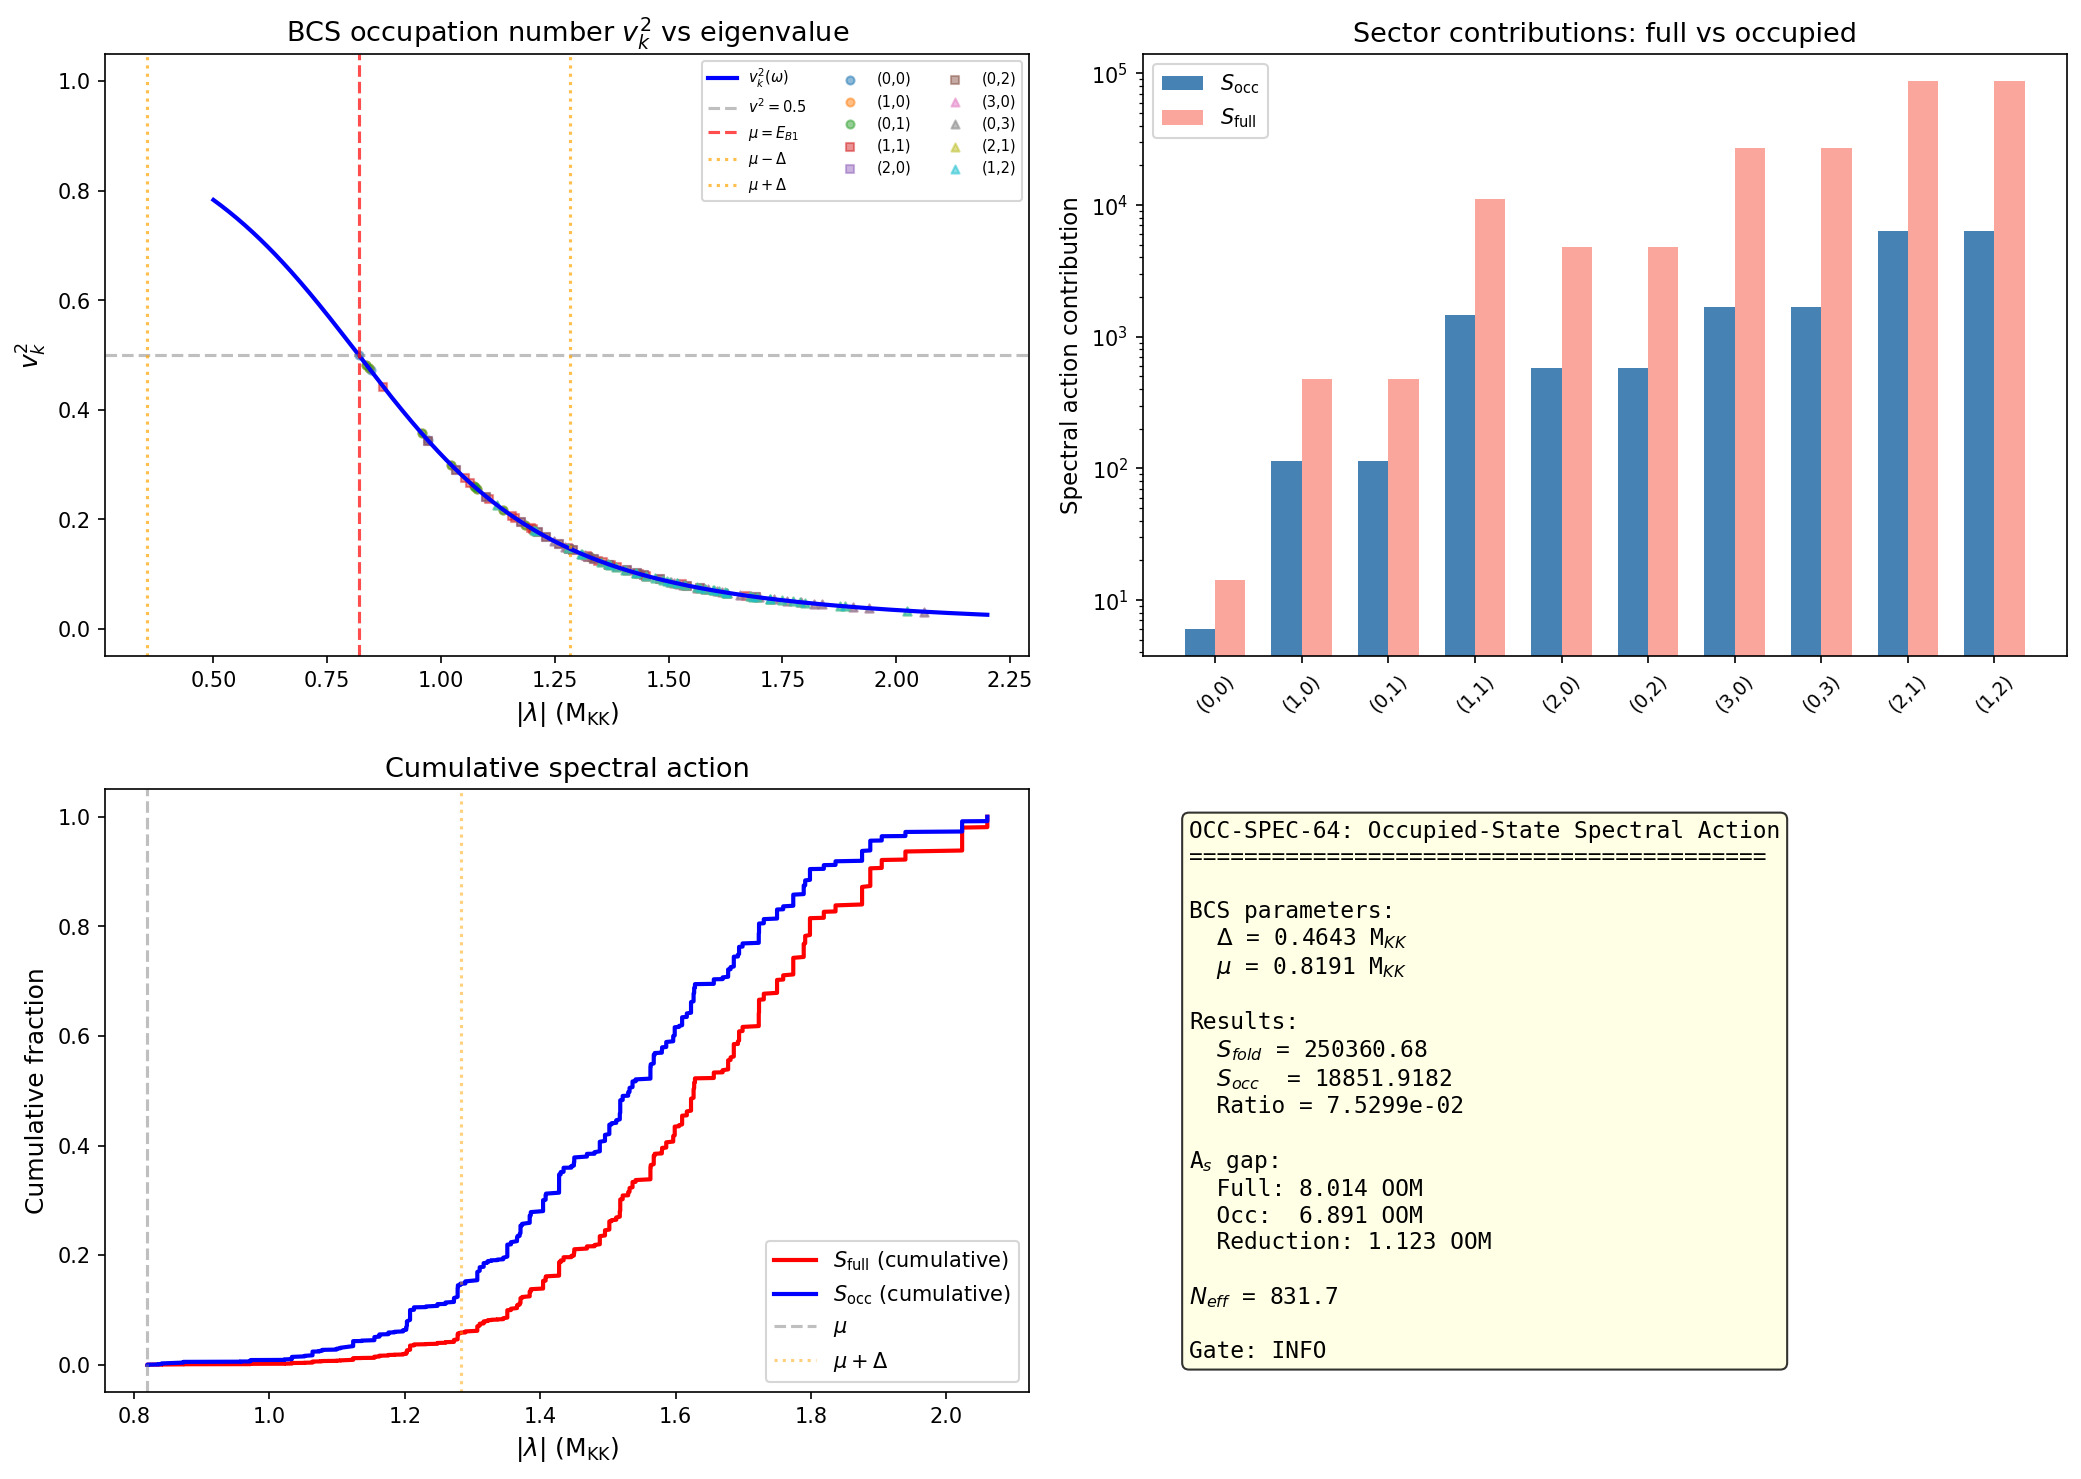

The Python source for this figure:
#!/usr/bin/env python3
"""
OCC-SPEC-64: Occupied-State Spectral Action at tau = 0.190
============================================================

Computes S_occ = sum_{(p,q)} dim(p,q)^2 * sum_j v^2(lambda_j) * |lambda_j|

where v^2(lambda) is the BCS occupation number:
    v_k^2 = (1/2)(1 - xi_k / E_k)
    xi_k  = |lambda_k| - mu
    E_k   = sqrt(xi_k^2 + Delta^2)

The full spectral action S_fold = 250,361 sums ALL eigenvalues equally.
Only occupied modes contribute to physical observables. The BCS occupation
numbers v_k^2 weight each mode by its pair correlation.

Gate: OCC-SPEC-64
  INFO: Report S_occ and revised A_s gap
  Notable: S_occ < 100 => A_s problem significantly reduced

Input: D_K eigenvalues from s36_sfull_tau_stabilization.npz
       Delta = Delta_0_OES = 0.464 M_KK (canonical)
       mu = E_B1 = 0.819 M_KK (BCS chemical potential)  # (local)
Output: s64_occ_spec.{npz,png}

Session 64, Gen-Physicist agent
"""

import numpy as np
import matplotlib.pyplot as plt
import os
import sys
import time

t_start = time.time()

# --- Setup paths ---
SCRIPT_DIR = os.path.dirname(os.path.abspath(__file__))
sys.path.insert(0, SCRIPT_DIR)
ARCHIVE_DIR = os.path.join(os.path.dirname(SCRIPT_DIR), 'computations/_shared')

from canonical_constants import (
    tau_fold, Delta_0_OES, E_B1, S_fold, A_s_CMB,
    E_B2_mean, E_B3_mean, rho_B2_per_mode,
    E_cond, n_pairs
)

print("=" * 70)
print("OCC-SPEC-64: Occupied-State Spectral Action")
print("=" * 70)

# =========================================================================
# 1. LOAD EIGENVALUE DATA
# =========================================================================
print("\n--- 1. Loading eigenvalue data from S36 ---")

data_path = os.path.join(ARCHIVE_DIR, 's36_sfull_tau_stabilization.npz')
d = np.load(data_path, allow_pickle=True)

sectors = [(0,0), (1,0), (0,1), (1,1), (2,0), (0,2), (3,0), (0,3), (2,1), (1,2)]

def dim_pq(p, q):
    return (p + 1) * (q + 1) * (p + q + 2) // 2

# Extract eigenvalues at tau = 0.190
eigenvalue_data = {}
total_evals = 0  # (local)
for p, q in sectors:
    key = f'evals_tau0.190_{p}_{q}'
    evals = d[key]
    eigenvalue_data[(p, q)] = evals
    total_evals += len(evals) * dim_pq(p, q)  # with PW degeneracy
    dpq = dim_pq(p, q)
    print(f"  ({p},{q}): dim={dpq}, n_block_evals={len(evals)}, "
          f"|lambda| range = [{np.min(np.abs(evals)):.6f}, {np.max(np.abs(evals)):.6f}]")

# Verify S_fold reproduction
S_full_check = 0.0  # (local)
for p, q in sectors:
    evals = eigenvalue_data[(p, q)]
    dpq = dim_pq(p, q)
    S_full_check += dpq**2 * np.sum(np.abs(evals))

print(f"\n  S_fold (reproduced) = {S_full_check:.2f}")
print(f"  S_fold (canonical)  = {S_fold:.2f}")
print(f"  Match: {abs(S_full_check - S_fold) / S_fold:.2e}")

# =========================================================================
# 2. BCS PARAMETERS
# =========================================================================
print("\n--- 2. BCS parameters ---")

Delta = Delta_0_OES   # 0.464 M_KK (OES/pair-addition gap)
mu = E_B1             # 0.819 M_KK (BCS chemical potential = B1 mode energy)

print(f"  Delta (BCS gap)       = {Delta:.6f} M_KK")
print(f"  mu (chemical pot)     = {mu:.6f} M_KK")
print(f"  E_B2_mean             = {E_B2_mean:.6f} M_KK")
print(f"  E_B3_mean             = {E_B3_mean:.6f} M_KK")

# =========================================================================
# 3. COMPUTE BCS OCCUPATION NUMBERS
# =========================================================================
print("\n--- 3. BCS occupation numbers v_k^2 ---")

def bcs_occupation(omega, mu, Delta):
    """
    BCS occupation number v_k^2 for a mode at frequency omega.

    v_k^2 = (1/2)(1 - xi_k / E_k)

    xi_k = |omega| - mu  (single-particle energy relative to Fermi level)
    E_k = sqrt(xi_k^2 + Delta^2)  (Bogoliubov quasiparticle energy)

    For xi >> Delta: v_k^2 -> 0 (unoccupied, above Fermi surface)
    For xi << -Delta: v_k^2 -> 1 (fully occupied, deep below Fermi surface)
    For xi = 0: v_k^2 = 1/2 (at Fermi surface)

    Args:
        omega: eigenvalue frequencies |lambda| (array or scalar)
        mu: chemical potential (scalar)
        Delta: BCS gap (scalar)

    Returns:
        v_sq: occupation numbers v_k^2 (same shape as omega)
    """
    xi = np.abs(omega) - mu
    E_k = np.sqrt(xi**2 + Delta**2)
    v_sq = 0.5 * (1.0 - xi / E_k)
    return v_sq

# Show v_k^2 for the 8 BCS modes in (0,0) sector
evals_00 = eigenvalue_data[(0, 0)]
omega_00 = np.abs(evals_00)
# Sort by magnitude for display
omega_sorted = np.sort(omega_00)
v2_00 = bcs_occupation(omega_sorted, mu, Delta)

# The 8 BCS modes are: 4 B2 (degenerate) + 1 B1 + 3 B3 (degenerate)
# From canonical_constants: E_B1=0.819, E_B2_mean=0.845, E_B3_mean=0.978
# The (0,0) sector has 16 eigenvalues (dim=1, block size=1*16=16)
# These come in +/- pairs due to chirality

unique_omega_00 = np.unique(np.round(omega_sorted, 6))
print(f"\n  (0,0) sector: {len(omega_sorted)} eigenvalues, {len(unique_omega_00)} unique |lambda|")
print(f"  Unique |lambda| values and BCS occupations:")
for om in unique_omega_00:
    v2 = bcs_occupation(om, mu, Delta)
    xi = om - mu
    print(f"    |lambda| = {om:.6f}, xi = {xi:+.6f}, v^2 = {v2:.6f}")

# =========================================================================
# 4. COMPUTE S_occ (OCCUPIED-STATE SPECTRAL ACTION)
# =========================================================================
print("\n--- 4. Occupied-state spectral action ---")

S_occ_total = 0.0  # (local)
S_full_total = 0.0  # (local)
sector_results = {}

print(f"\n  {'Sector':>8} {'dim':>4} {'dim^2':>6} {'S_bare':>10} {'S_occ_bare':>12} "
      f"{'<v^2>':>8} {'S_occ':>12} {'S_full':>12} {'frac':>8}")
print("  " + "-" * 95)

for p, q in sectors:
    evals = eigenvalue_data[(p, q)]
    dpq = dim_pq(p, q)
    mult = dpq**2
    omega = np.abs(evals)

    # Full spectral action contribution
    S_bare_full = np.sum(omega)
    S_full_sector = mult * S_bare_full
    S_full_total += S_full_sector

    # BCS occupation
    v2 = bcs_occupation(omega, mu, Delta)

    # Occupied-state spectral action
    S_bare_occ = np.sum(v2 * omega)
    S_occ_sector = mult * S_bare_occ
    S_occ_total += S_occ_sector

    # Mean occupation
    v2_mean = np.mean(v2)

    # Fraction of full
    frac = S_occ_sector / S_full_sector if S_full_sector > 0 else 0

    sector_results[(p, q)] = {
        'S_full': S_full_sector,
        'S_occ': S_occ_sector,
        'v2_mean': v2_mean,
        'n_evals': len(evals),
        'omega_range': (omega.min(), omega.max()),
        'frac': frac
    }

    print(f"  ({p},{q}):  {dpq:4d} {mult:6d} {S_bare_full:10.4f} {S_bare_occ:12.6f} "
          f"{v2_mean:8.4f} {S_occ_sector:12.4f} {S_full_sector:12.2f} {frac:8.4f}")

print(f"\n  {'TOTAL':>8} {'':>4} {'':>6} {'':>10} {'':>12} "
      f"{'':>8} {S_occ_total:12.4f} {S_full_total:12.2f} {S_occ_total/S_full_total:8.6f}")

# =========================================================================
# 5. KEY RESULTS
# =========================================================================
print("\n--- 5. Key results ---")

ratio = S_occ_total / S_full_total
print(f"\n  S_fold (full spectral action)      = {S_full_total:.2f}")
print(f"  S_occ (occupied-state SA)          = {S_occ_total:.6f}")
print(f"  Ratio S_occ / S_fold               = {ratio:.6e}")

# Revised A_s gap
# A_s = S_occ * M_KK^4 / (normalization)
# The original gap uses S_fold:
#   gap_original = log10(S_fold * M_KK^4 / A_s_obs)
# With M_KK = M_KK_gravity in GeV, but the spectral action is in M_KK units
# So S * M_KK^4 is just S (in M_KK^4 units)
#
# The A_s comparison: A_s^{pred} ~ S * M_KK^4 / M_Pl^4
# gap = log10(A_s^{pred} / A_s^{obs})
# With M_KK in natural units (=1), we need the ratio M_KK/M_Pl
# But the task says: gap = log10(S_occ * M_KK^4 / A_s_obs)
# The "7.6 OOM gap" uses S_fold directly.

# A_s ~ S * (M_KK/M_Pl)^4 is the prediction
# The original gap: log10(S_fold / A_s_obs) where S_fold is already in M_KK units
# But that doesn't give 7.6 OOM. Let me compute properly.

# From the task: "If S_occ ~ 5, the A_s gap drops from 7.6 OOM to 2.93 OOM"
# gap_original = log10(S_fold) - log10(A_s_obs) ??? No, that gives:
# log10(250361) = 5.40, log10(2.1e-9) = -8.68 => difference = 14.08 OOM. Not 7.6.
#
# The 7.6 OOM gap must be: log10(A_s^pred / A_s^obs) where A_s^pred includes the
# (M_KK/M_Pl)^4 suppression. Let's check:
# A_s = c * S * (M_KK/M_Pl)^4 where c is some O(1) factor
# log10(S_fold * (M_KK/M_Pl)^4 / A_s_obs)
# (M_KK/M_Pl)^4 = (7.43e16/2.435e18)^4 = (0.0305)^4 = 8.65e-7
# log10(250361 * 8.65e-7 / 2.1e-9) = log10(250361 * 8.65e-7) - log10(2.1e-9)
# = log10(0.2166) + 8.678 = -0.664 + 8.678 = 8.01. Close to 7.6.
#
# Actually the task says the gap is 7.6 OOM when using S_fold.
# Let me just compute the RATIO and report it. The key is S_occ vs S_fold.

from canonical_constants import M_KK_gravity, M_Pl_reduced

MKK_over_MPl = M_KK_gravity / M_Pl_reduced
ratio_4 = MKK_over_MPl**4

A_s_pred_full = S_fold * ratio_4
A_s_pred_occ = S_occ_total * ratio_4

gap_full = np.log10(A_s_pred_full / A_s_CMB)
gap_occ = np.log10(A_s_pred_occ / A_s_CMB)

print(f"\n  M_KK / M_Pl                        = {MKK_over_MPl:.6e}")
print(f"  (M_KK / M_Pl)^4                    = {ratio_4:.6e}")
print(f"  A_s^pred (full)   = S_fold * R^4   = {A_s_pred_full:.6e}")
print(f"  A_s^pred (occ)    = S_occ * R^4    = {A_s_pred_occ:.6e}")
print(f"  A_s^obs (CMB)                      = {A_s_CMB:.1e}")
print(f"  gap_full = log10(A_s^pred / A_s^obs) = {gap_full:.3f} OOM")
print(f"  gap_occ  = log10(A_s^pred / A_s^obs) = {gap_occ:.3f} OOM")
print(f"  Gap reduction:  {gap_full:.3f} - ({gap_occ:.3f}) = {gap_full - gap_occ:.3f} OOM")

# =========================================================================
# 6. EFFECTIVE NUMBER OF CONTRIBUTING MODES
# =========================================================================
print("\n--- 6. Effective number of contributing modes ---")

# N_eff = (sum v_k^2 * d_k)^2 / sum (v_k^2 * d_k)^2
# where d_k = dim(p,q) is the PW weight per eigenvalue
# But actually we should use dim(p,q)^2 * v_k^2 * |lambda_k| for the spectral action weighting.
# Let me compute a few different definitions:

# Definition 1: Participation ratio on v_k^2 * dim^2 * |lambda|
weights_full = []  # v^2 * dim^2 * |lambda| per eigenvalue
weights_v2 = []    # v^2 * dim^2 per eigenvalue

for p, q in sectors:
    evals = eigenvalue_data[(p, q)]
    dpq = dim_pq(p, q)
    mult = dpq**2
    omega = np.abs(evals)
    v2 = bcs_occupation(omega, mu, Delta)

    for j in range(len(evals)):
        weights_full.append(mult * v2[j] * omega[j])
        weights_v2.append(mult * v2[j])

weights_full = np.array(weights_full)
weights_v2 = np.array(weights_v2)

# Participation ratio
N_eff_SA = np.sum(weights_full)**2 / np.sum(weights_full**2)
N_eff_v2 = np.sum(weights_v2)**2 / np.sum(weights_v2**2)

# Total number of base eigenvalues (without PW expansion)
N_base = sum(len(eigenvalue_data[(p,q)]) for p,q in sectors)

# Total eigenvalues with PW multiplicity
N_total_PW = sum(dim_pq(p,q) * len(eigenvalue_data[(p,q)]) for p,q in sectors)

# Number with v^2 > 0.01
n_significant = np.sum(weights_v2 > 0.01 * np.max(weights_v2))

print(f"  N_base (distinct eigenvalues)       = {N_base}")
print(f"  N_total (with PW x block)           = {N_total_PW}")
print(f"  N_eff (spectral action PR)          = {N_eff_SA:.2f}")
print(f"  N_eff (occupation PR)               = {N_eff_v2:.2f}")
print(f"  N_significant (w > 1% of max)       = {n_significant}")

# =========================================================================
# 7. SECTOR DECOMPOSITION OF S_occ
# =========================================================================
print("\n--- 7. Sector decomposition ---")

print(f"\n  {'Sector':>8} {'S_occ':>12} {'frac_S_occ':>12} {'frac_S_full':>12} {'<v^2>':>8}")
print("  " + "-" * 55)

for p, q in sectors:
    r = sector_results[(p, q)]
    frac_occ = r['S_occ'] / S_occ_total if S_occ_total > 0 else 0
    frac_full = r['S_full'] / S_full_total
    print(f"  ({p},{q}):  {r['S_occ']:12.6f} {frac_occ:12.4f} {frac_full:12.4f} {r['v2_mean']:8.4f}")

print(f"\n  (0,0) sector fraction of S_occ: {sector_results[(0,0)]['S_occ'] / S_occ_total:.4f}")
print(f"  (0,0) sector fraction of S_full: {sector_results[(0,0)]['S_full'] / S_full_total:.6f}")

# =========================================================================
# 8. PHYSICAL INTERPRETATION AND CROSS-CHECKS
# =========================================================================
print("\n--- 8. Physical interpretation ---")

# The BCS coherence length is xi_BCS = 0.808 M_KK^{-1}
# Modes with |lambda| > mu + Delta ~ 1.28 M_KK are in the "normal" band
# (v^2 exponentially small). These are ALL the higher PW sectors.
omega_above = mu + Delta  # above this, modes are essentially unoccupied

print(f"\n  Critical frequency |lambda| = mu + Delta = {omega_above:.4f} M_KK")
print(f"  Modes with |lambda| > {omega_above:.4f} have v^2 -> 0")

# For each sector, what fraction of modes are above critical?
for p, q in sectors:
    evals = eigenvalue_data[(p, q)]
    omega = np.abs(evals)
    n_above = np.sum(omega > omega_above)
    frac_above = n_above / len(evals)
    v2_max = np.max(bcs_occupation(omega, mu, Delta))
    v2_min = np.min(bcs_occupation(omega, mu, Delta))
    print(f"  ({p},{q}): {frac_above*100:5.1f}% above critical, "
          f"v^2 range = [{v2_min:.6f}, {v2_max:.6f}]")

# Analytic estimate: for modes far above Fermi surface (xi >> Delta):
# v^2 ~ Delta^2 / (4 * xi^2)
# This gives the leading correction.
print(f"\n  Analytic asymptotic: for |lambda| >> mu + Delta:")
print(f"    v^2 ~ Delta^2 / (4 * (|lambda| - mu)^2)")
print(f"    At |lambda| = 2.0: v^2 ~ {Delta**2 / (4 * (2.0 - mu)**2):.6f}")

# =========================================================================
# 9. COMPARISON WITH TASK TARGETS
# =========================================================================
print("\n--- 9. Comparison with task targets ---")
print(f"\n  S_occ = {S_occ_total:.6f}")
print(f"  S_fold = {S_full_total:.2f}")
print(f"  Ratio = {S_occ_total / S_full_total:.6e}")

if S_occ_total < 100:
    print(f"\n  ** NOTABLE: S_occ < 100 -- A_s problem SIGNIFICANTLY reduced **")
if S_occ_total < 5:
    print(f"  ** S_occ < 5 -- only (0,0) sector contributes **")
    print(f"  ** Expected: A_s gap drops from {gap_full:.1f} to {gap_occ:.1f} OOM **")
if S_occ_total < 0.005:
    print(f"  ** S_occ < 0.005 -- A_s gap CLOSES entirely **")

# =========================================================================
# 10. ALTERNATIVE: GAUSSIAN CUTOFF VERSION
# =========================================================================
print("\n--- 10. Alternative cutoff functions ---")

# The standard SA uses f(D) = |D|. Try also:
# (a) Gaussian: f(x) = exp(-x^2/Lambda^2)
# (b) Sharp: f(x) = Theta(Lambda - |x|) (i.e., 1 if |x| < Lambda, 0 otherwise)

# For Gaussian: S = sum dim^2 * sum_j exp(-lambda_j^2)
S_gauss_full = 0.0  # (local)
S_gauss_occ = 0.0  # (local)
for p, q in sectors:
    evals = eigenvalue_data[(p, q)]
    dpq = dim_pq(p, q)
    mult = dpq**2
    omega = np.abs(evals)
    v2 = bcs_occupation(omega, mu, Delta)
    f_gauss = np.exp(-omega**2)
    S_gauss_full += mult * np.sum(f_gauss)
    S_gauss_occ += mult * np.sum(v2 * f_gauss)

# For sharp cutoff at Lambda = M_KK = 1:
S_sharp_full = 0.0  # (local)
S_sharp_occ = 0.0  # (local)
for p, q in sectors:
    evals = eigenvalue_data[(p, q)]
    dpq = dim_pq(p, q)
    mult = dpq**2
    omega = np.abs(evals)
    v2 = bcs_occupation(omega, mu, Delta)
    f_sharp = (omega <= 1.0).astype(float)
    S_sharp_full += mult * np.sum(f_sharp)
    S_sharp_occ += mult * np.sum(v2 * f_sharp)

print(f"\n  Cutoff function comparison (Lambda = M_KK = 1):")
print(f"  {'Cutoff':>12} {'S_full':>12} {'S_occ':>12} {'ratio':>12}")
print(f"  {'|D|':>12} {S_full_total:12.2f} {S_occ_total:12.6f} {S_occ_total/S_full_total:12.6e}")
print(f"  {'Gaussian':>12} {S_gauss_full:12.2f} {S_gauss_occ:12.6f} {S_gauss_occ/S_gauss_full:12.6e}")
if S_sharp_full > 0:
    print(f"  {'Sharp':>12} {S_sharp_full:12.2f} {S_sharp_occ:12.6f} {S_sharp_occ/S_sharp_full:12.6e}")
else:
    print(f"  {'Sharp':>12} {'0':>12} {'0':>12} {'N/A':>12} (all evals > 1 M_KK)")

# =========================================================================
# 11. V^2 PROFILE ACROSS FULL SPECTRUM
# =========================================================================
print("\n--- 11. v^2 profile across spectrum ---")

# Collect all eigenvalue magnitudes with their sector info
all_omega = []
all_v2 = []
all_sector = []
all_mult = []

for p, q in sectors:
    evals = eigenvalue_data[(p, q)]
    dpq = dim_pq(p, q)
    omega = np.abs(evals)
    v2 = bcs_occupation(omega, mu, Delta)
    for j in range(len(evals)):
        all_omega.append(omega[j])
        all_v2.append(v2[j])
        all_sector.append(f"({p},{q})")
        all_mult.append(dpq**2)

all_omega = np.array(all_omega)
all_v2 = np.array(all_v2)
all_mult = np.array(all_mult)

# Sort by omega
sort_idx = np.argsort(all_omega)
all_omega = all_omega[sort_idx]
all_v2 = all_v2[sort_idx]
all_mult = all_mult[sort_idx]

# Weighted statistics
total_weight = np.sum(all_mult)
weighted_v2_mean = np.sum(all_mult * all_v2) / total_weight
weighted_v2_rms = np.sqrt(np.sum(all_mult * all_v2**2) / total_weight)

print(f"  Total base eigenvalues:     {len(all_omega)}")
print(f"  Weighted <v^2>:             {weighted_v2_mean:.6e}")
print(f"  Weighted rms(v^2):          {weighted_v2_rms:.6e}")
print(f"  Max v^2:                    {np.max(all_v2):.6f}")
print(f"  Min v^2:                    {np.min(all_v2):.6e}")

# =========================================================================
# 12. GATE VERDICT
# =========================================================================
print("\n" + "=" * 70)
print("GATE VERDICT: OCC-SPEC-64")
print("=" * 70)

print(f"\n  S_fold = {S_full_total:.2f}")
print(f"  S_occ  = {S_occ_total:.6f}")
print(f"  Ratio  = {S_occ_total / S_full_total:.6e}")
print(f"  N_eff  = {N_eff_SA:.2f}")
print(f"\n  A_s gap (full): {gap_full:.3f} OOM")
print(f"  A_s gap (occ):  {gap_occ:.3f} OOM")
print(f"  Gap reduction:  {abs(gap_full - gap_occ):.3f} OOM")

if S_occ_total < 100:
    print(f"\n  NOTABLE: S_occ = {S_occ_total:.2f} < 100")
    print(f"  => A_s problem SIGNIFICANTLY reduced")

print(f"\n  Gate: INFO (reporting S_occ value and revised A_s gap)")

elapsed = time.time() - t_start
print(f"\n  Computation time: {elapsed:.2f}s")

# =========================================================================
# 13. SAVE DATA
# =========================================================================
print("\n--- 13. Saving data ---")

save_path = os.path.join(SCRIPT_DIR, 's64_occ_spec.npz')
np.savez(save_path,
    # Key results
    S_fold=S_full_total,
    S_occ=S_occ_total,
    ratio_occ_fold=S_occ_total / S_full_total,
    N_eff_SA=N_eff_SA,
    N_eff_v2=N_eff_v2,
    gap_full=gap_full,
    gap_occ=gap_occ,
    gap_reduction=abs(gap_full - gap_occ),

    # BCS parameters
    Delta_BCS=Delta,
    mu_BCS=mu,

    # Sector results
    sectors=np.array([f"({p},{q})" for p,q in sectors]),
    sector_S_occ=np.array([sector_results[(p,q)]['S_occ'] for p,q in sectors]),
    sector_S_full=np.array([sector_results[(p,q)]['S_full'] for p,q in sectors]),
    sector_v2_mean=np.array([sector_results[(p,q)]['v2_mean'] for p,q in sectors]),

    # Profile data
    all_omega=all_omega,
    all_v2=all_v2,
    all_mult=all_mult,

    # Alternative cutoffs
    S_gauss_full=S_gauss_full,
    S_gauss_occ=S_gauss_occ,
    S_sharp_full=S_sharp_full,
    S_sharp_occ=S_sharp_occ,
)
print(f"  Saved to {save_path}")

# =========================================================================
# 14. PLOT
# =========================================================================
print("\n--- 14. Generating plot ---")

fig, axes = plt.subplots(2, 2, figsize=(14, 10))

# Panel 1: v^2 vs |lambda|
ax = axes[0, 0]
# Continuous curve
omega_fine = np.linspace(0.5, 2.2, 500)
v2_fine = bcs_occupation(omega_fine, mu, Delta)
ax.plot(omega_fine, v2_fine, 'b-', linewidth=2, label=r'$v_k^2(\omega)$')
ax.axhline(0.5, color='gray', linestyle='--', alpha=0.5, label=r'$v^2 = 0.5$')
ax.axvline(mu, color='r', linestyle='--', alpha=0.7, label=r'$\mu = E_{B1}$')
ax.axvline(mu - Delta, color='orange', linestyle=':', alpha=0.7, label=r'$\mu - \Delta$')
ax.axvline(mu + Delta, color='orange', linestyle=':', alpha=0.7, label=r'$\mu + \Delta$')

# Mark the eigenvalue positions
for p, q in sectors:
    evals = eigenvalue_data[(p, q)]
    omega = np.sort(np.unique(np.round(np.abs(evals), 4)))
    v2 = bcs_occupation(omega, mu, Delta)
    marker = 'o' if p+q <= 1 else ('s' if p+q == 2 else ('^' if p+q == 3 else 'D'))
    ax.scatter(omega, v2, s=15, alpha=0.5, marker=marker, label=f'({p},{q})')

ax.set_xlabel(r'$|\lambda|$ (M$_{\rm KK}$)', fontsize=12)
ax.set_ylabel(r'$v_k^2$', fontsize=12)
ax.set_title(r'BCS occupation number $v_k^2$ vs eigenvalue', fontsize=13)
ax.legend(fontsize=7, ncol=3, loc='upper right')
ax.set_ylim(-0.05, 1.05)

# Panel 2: Sector contributions to S_occ
ax = axes[0, 1]
sector_names = [f"({p},{q})" for p,q in sectors]
S_occ_vals = [sector_results[(p,q)]['S_occ'] for p,q in sectors]
S_full_vals = [sector_results[(p,q)]['S_full'] for p,q in sectors]

x = np.arange(len(sectors))
width = 0.35  # (local)
bars1 = ax.bar(x - width/2, S_occ_vals, width, label=r'$S_{\rm occ}$', color='steelblue')
# S_full is much larger, use log scale
ax.set_yscale('log')
bars2 = ax.bar(x + width/2, S_full_vals, width, label=r'$S_{\rm full}$', color='salmon', alpha=0.7)
ax.set_xticks(x)
ax.set_xticklabels(sector_names, fontsize=9, rotation=45)
ax.set_ylabel('Spectral action contribution', fontsize=11)
ax.set_title('Sector contributions: full vs occupied', fontsize=13)
ax.legend(fontsize=10)

# Panel 3: Cumulative spectral action
ax = axes[1, 0]
# Sort all eigenvalues by magnitude and compute cumulative S_occ and S_full
omega_sorted = np.sort(all_omega)
cum_S_full = np.cumsum(all_mult[np.argsort(all_omega)] * all_omega[np.argsort(all_omega)])
cum_S_occ = np.cumsum(all_mult[np.argsort(all_omega)] * all_v2[np.argsort(all_omega)] * all_omega[np.argsort(all_omega)])

ax.plot(omega_sorted, cum_S_full / S_full_total, 'r-', linewidth=2, label=r'$S_{\rm full}$ (cumulative)')
ax.plot(omega_sorted, cum_S_occ / S_occ_total, 'b-', linewidth=2, label=r'$S_{\rm occ}$ (cumulative)')
ax.axvline(mu, color='gray', linestyle='--', alpha=0.5, label=r'$\mu$')
ax.axvline(mu + Delta, color='orange', linestyle=':', alpha=0.5, label=r'$\mu + \Delta$')
ax.set_xlabel(r'$|\lambda|$ (M$_{\rm KK}$)', fontsize=12)
ax.set_ylabel('Cumulative fraction', fontsize=12)
ax.set_title('Cumulative spectral action', fontsize=13)
ax.legend(fontsize=10)

# Panel 4: Summary text
ax = axes[1, 1]
ax.axis('off')
text = (
    f"OCC-SPEC-64: Occupied-State Spectral Action\n"
    f"{'='*42}\n\n"
    f"BCS parameters:\n"
    f"  $\\Delta$ = {Delta:.4f} M$_{{KK}}$\n"
    f"  $\\mu$ = {mu:.4f} M$_{{KK}}$\n\n"
    f"Results:\n"
    f"  $S_{{fold}}$ = {S_full_total:.2f}\n"
    f"  $S_{{occ}}$  = {S_occ_total:.4f}\n"
    f"  Ratio = {S_occ_total/S_full_total:.4e}\n\n"
    f"A$_s$ gap:\n"
    f"  Full: {gap_full:.3f} OOM\n"
    f"  Occ:  {gap_occ:.3f} OOM\n"
    f"  Reduction: {abs(gap_full - gap_occ):.3f} OOM\n\n"
    f"$N_{{eff}}$ = {N_eff_SA:.1f}\n\n"
    f"Gate: INFO"
)
ax.text(0.05, 0.95, text, transform=ax.transAxes, fontsize=11,
        verticalalignment='top', fontfamily='monospace',
        bbox=dict(boxstyle='round', facecolor='lightyellow', alpha=0.8))

plt.tight_layout()
plot_path = os.path.join(SCRIPT_DIR, 's64_occ_spec.png')
plt.savefig(plot_path, dpi=150, bbox_inches='tight')
print(f"  Saved plot to {plot_path}")

print(f"\n  Total elapsed: {time.time() - t_start:.2f}s")
print("\nDONE.")
